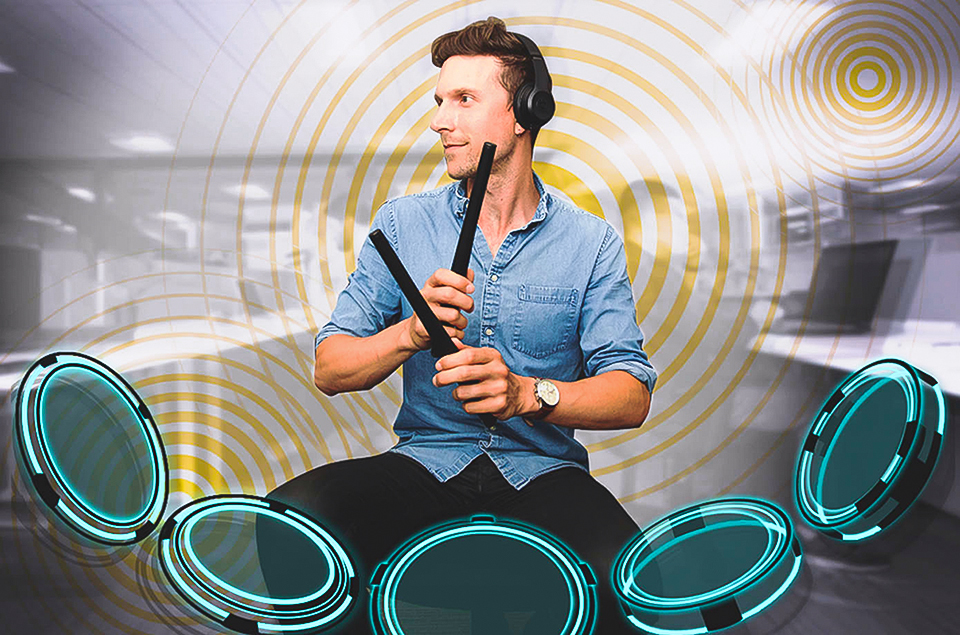
#> input picture 1.jpg, 960 x 635 px; its folder holds only this picture in this run
$ python -i detectors.py   (imports and definitions only)   (older library calls are emulated)
#> lines starting #> are read from the running program, lines starting #| are printed output that depends on the picture; after the words box and inside, x2 and y2 are one past the last pixel; in counts of white or black regions, pixels touching at a corner belong together
#> further down, picture is the input picture: shape (635, 960, 3); mean B, G, R 142.2, 143.5, 139.8
from __future__ import print_function
from skimage.feature import peak_local_max
from skimage.segmentation import watershed
from scipy import ndimage
import argparse
import imutils
import cv2
import numpy as np
import time
import drumsounds
from math import sqrt

snare_flag = True
kick_flag = True
hihat_flag = True
crash_flag = True
last10_frame_of_y_axis = [0] * 15
low_green = np.asarray([[36, 40, 35]])
high_green = np.asarray([82, 255, 255])
last20_frame_of_X_axis_hihat = [0] * 100

class Detectors(object):
    def __init__(self):

        return None

    def check_number(self,list,value):
    	return(all(value < x for x in list))


    def record_last10_frame(self, y_axis):
        self.y_axis = y_axis
        last10_frame_of_y_axis.append(self.y_axis)
        last10_frame_of_y_axis.pop(0)
        sorted(last10_frame_of_y_axis, reverse=True)
        print(*last10_frame_of_y_axis)
        if(last10_frame_of_y_axis[0]-last10_frame_of_y_axis[-1] > 13):
        	#volume = (min(last10_frame_of_y_axis)/50)
        	return self.sound_volume(1)
        else:
        	return 4

    def record_last20_frame_hihat(self,x_axsis):
    	self.x_axsis = x_axsis
    	last20_frame_of_X_axis_hihat.append(self.x_axsis)
    	last20_frame_of_X_axis_hihat.pop(0)
    	print(*last20_frame_of_X_axis_hihat)
    	return last20_frame_of_X_axis_hihat


    def sound_volume(self,num):
        self.num = float(num)
        self.num2 = 0

        if(float(num) <= 1.7):
            num2 = 4
        elif(float(num) <= 2.4 and float(num) > 1.7):
            num2 = 3
        elif(float(num) <= 3.0 and float(num) > 2.4):
            num2 = 2
        elif(float(num) <= 3.4 and float(num) > 3.0):
            num2 = 1
        return self.num2

    def Detect(self, frame):
        global snare_flag
        global kick_flag
        global hihat_flag
        global crash_flag
        global last10_frame_of_y_axis
        global last20_frame_of_X_axis_hihat
        hsv_frame = cv2.cvtColor(frame, cv2.COLOR_BGR2HSV)
#> hsv_frame: shape (635, 960, 3); mean H, S, V 92, 60.9, 158.4

        # Green color

        green_mask = cv2.inRange(hsv_frame, low_green, high_green)
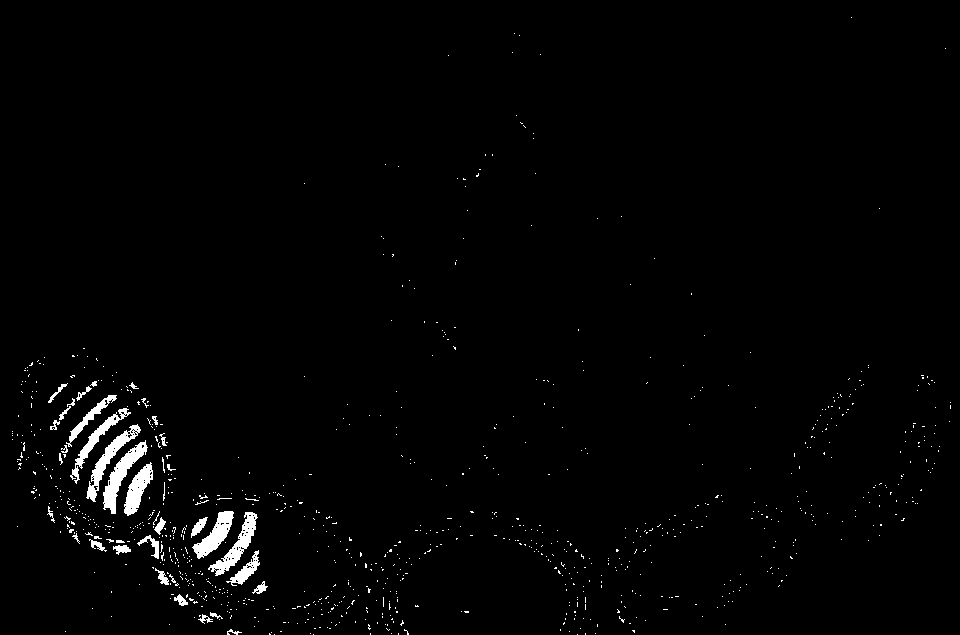
#> green_mask: shape (635, 960); 1.5% white; 944 white regions (906 under 20 px), largest, box (x1, y1, x2, y2) and area: (103, 440, 148, 514) 962, (208, 512, 258, 576) 859, (86, 424, 141, 502) 843
        green = cv2.bitwise_and(frame, frame, mask=green_mask)
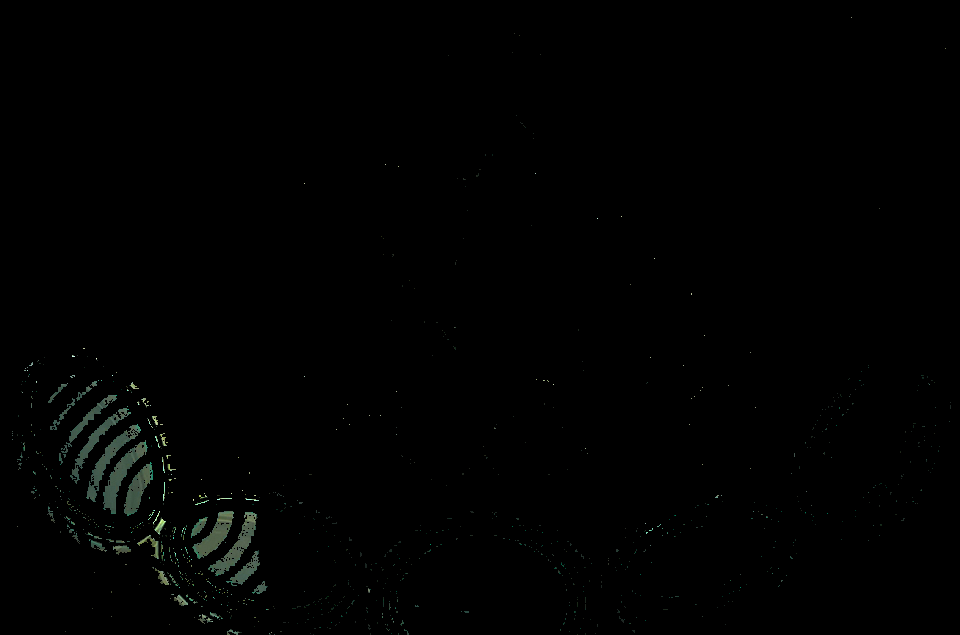
#> green: shape (635, 960, 3); mean B, G, R 1.2, 1.5, 1.1
        # --
        thresh = cv2.threshold(
            green_mask, 0, 255, cv2.THRESH_BINARY | cv2.THRESH_OTSU)[1]

        # Blured and applied erosions & dilations to get clear frame.
        blurred = cv2.GaussianBlur(green_mask, (11, 11), 0)
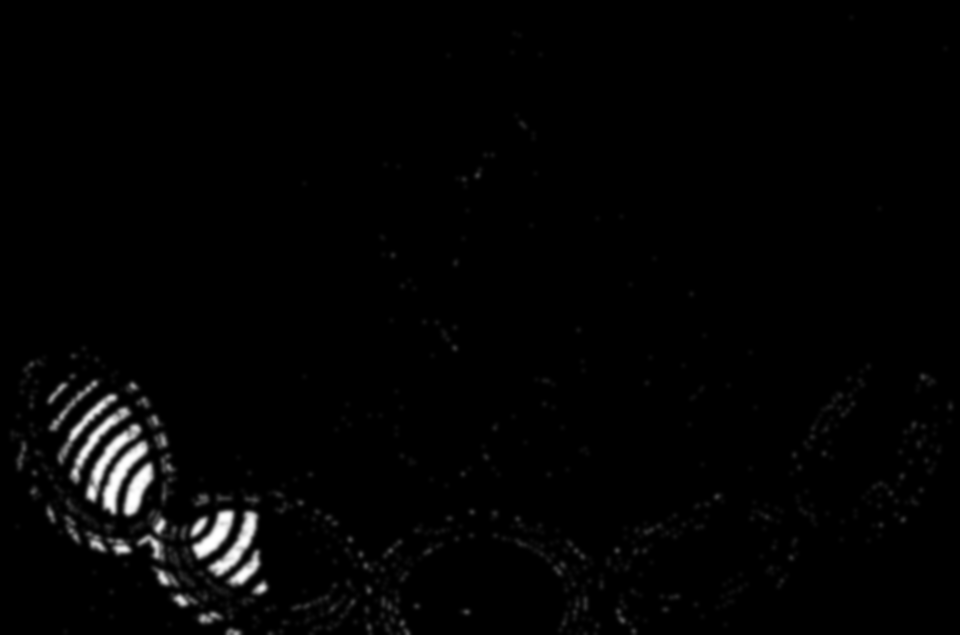
#> blurred: shape (635, 960); min 0, max 255, mean 3.9
        thresh = cv2.threshold(blurred, 200, 255, cv2.THRESH_BINARY)[1]
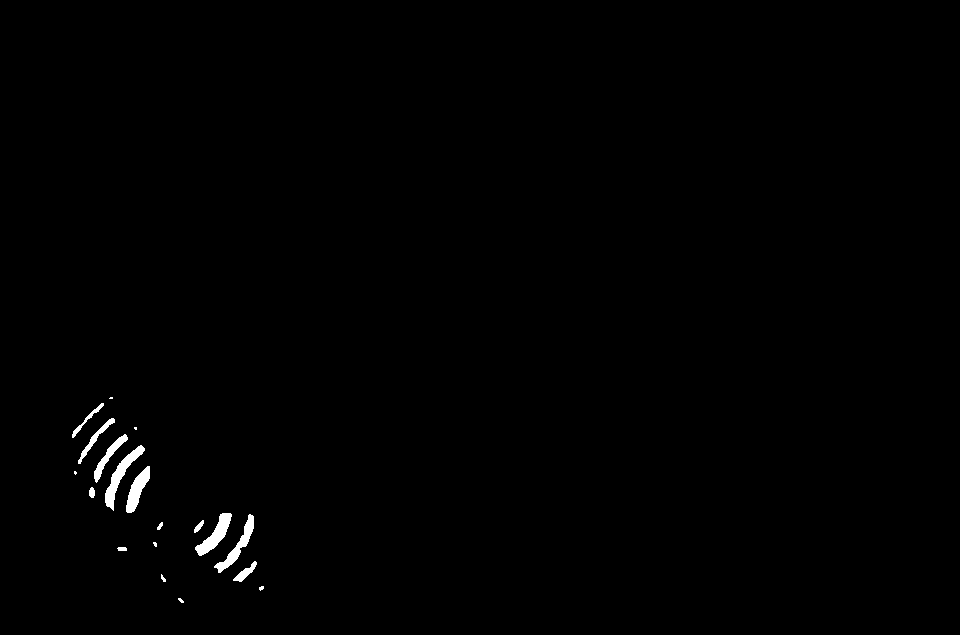
#> thresh: shape (635, 960); 0.58% white; 19 white regions (6 under 20 px), largest, box (x1, y1, x2, y2) and area: (105, 445, 145, 511) 648, (195, 513, 232, 556) 581, (214, 514, 254, 573) 545
        thresh = cv2.erode(thresh, None, iterations=2)
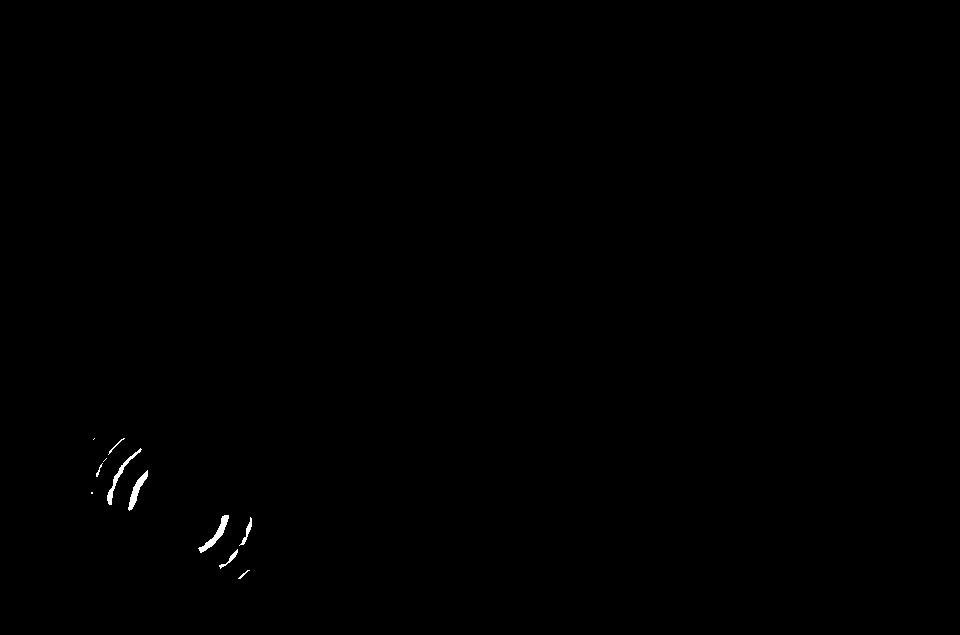
#> thresh: shape (635, 960); 0.17% white; 11 white regions (3 under 20 px), largest, box (x1, y1, x2, y2) and area: (198, 515, 229, 553) 280, (107, 448, 142, 505) 249, (128, 470, 148, 511) 248
        thresh = cv2.dilate(thresh, None, iterations=4)
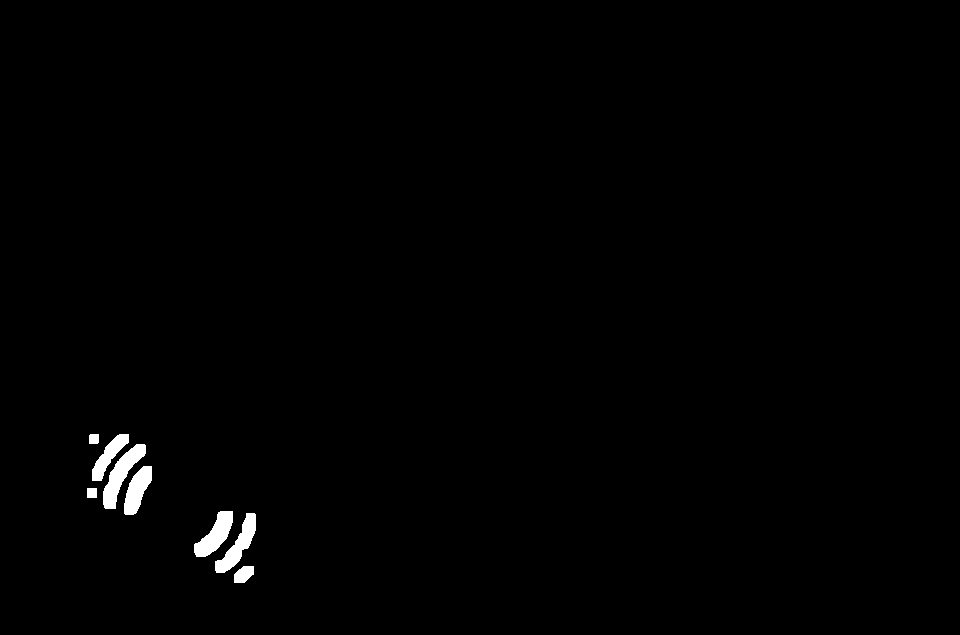
#> thresh: shape (635, 960); 0.78% white; 8 white regions
        # --
        #cv2.imshow("Threshed_Ver", thresh)
        # this line can reduce noises.
        #kernel = np.ones((5, 5), np.uint8)
        #opening = cv2.morphologyEx(green_mask, cv2.MORPH_OPEN, kernel)

       # #D = ndimage.distance_transform_edt(thresh)
        #localMax = peak_local_max(D, indices=False, min_distance=20,
        #                          labels=thresh)

        # perform a connected component analysis on the local peaks,
        # using 8-connectivity, then appy the Watershed algorithm
        #labels = watershed(-D, markers, mask=thresh)
        #print("[INFO] {} unique segments found".format(len(np.unique(labels)) - 1))

        cnts = cv2.findContours(thresh, cv2.RETR_TREE, cv2.CHAIN_APPROX_SIMPLE)
#> cnts = 8 contours; box (x1, y1, x2, y2) and area: (103, 444, 146, 509) 972, (215, 513, 256, 573) 835, (194, 511, 233, 557) 834, (124, 466, 152, 515) 742, (92, 434, 129, 481) 611, (234, 566, 254, 583) 229, (87, 488, 97, 498) 81, (89, 434, 99, 444) 80
        cnts = imutils.grab_contours(cnts)

        centers = []
        blob_radius_thresh = 8

        #cv2.imshow("Green_mask", green_mask)

        snare_x = 300
        snare_y = 285

        min_y = 510
        counter = 0

        # This function return sound volume number

        # to meause velocity, i recorded last 10 frame of y axis.


        for c in cnts:
            try:
                area = cv2.contourArea(c)
                M = cv2.moments(c)
                cx = int(M["m10"] / M["m00"])
                cy = int(M["m01"] / M["m00"])
                if area > 1800:
                    x, y, w, h = cv2.boundingRect(c)
                    #cv2.putText(frame,"Area = " + str(area),(cx - 20, cy - 20),cv2.FONT_HERSHEY_SIMPLEX,0.5,(0, 255, 0),1)
                    print("Area: ", area)
                    print('x = ', x, 'y = ', y, 'w = ', w, 'h = ', h)
                    # Calculate and draw circle
                    (x, y), radius = cv2.minEnclosingCircle(c)
                    centeroid = (int(x), int(y))
                    radius = int(radius)
                    cv2.circle(frame, centeroid, radius, (0, 255, 0), 2)
                    print('Center Cordinates(x,y) = ', int(
                        x), ' ', int(y), 'radius = ', radius)
                    if (radius > blob_radius_thresh):
                        cv2.circle(frame, centeroid, radius, (0, 255, 0), 2)
                        b = np.asarray([[x], [y]])
                        centers.append(np.round(b))
                            #print((record_last10_frame(self, min_y)))
                        # drum setup conditions
                        if(int(y) > 640 and int(x) > 480):
                        	if(kick_flag == True):
                        		kick_flag = False
                        		drumsounds.play_kick(
                                        self.record_last10_frame(int(y)))
                        	elif(kick_flag == False):
                        		kick_flag = True
                        elif((int(y) > 220 and int(y) < 540) and (int(x) < 360)):
                        	self.record_last20_frame_hihat(int(x))
                        	if(counter==0):
                        		if(int(x) < 300):
                        			counter = 1
                        			drumsounds.play_hi_hat(0)
                        		else:
                        			#print(check_number(self.record_last20_frame_hihat(x)),330)
                        			counter == 1

                        elif((int(y) > 360 and int(y) < 540) and (int(x) > 480 and int(x) < 660)):
                        	if(snare_flag == True):
                        		snare_flag == False
                        		drumsounds.play_snare(self.record_last10_frame(int(y)))
                        	elif(snare_flag == False):
                        		snare_flag == True
                        elif((int(y) > 0 and int(y) < 100) and (int(x) > 0 and int(x) < 320)):
                        	if(crash_flag == True):
                        		crash_flag == False
                        		drumsounds.play_crash(self.record_last10_frame(int(y)))
                        	elif(crash_flag == False):
                        		crash_flag == True

            except ZeroDivisionError:
                pass
#> this loop made 8 passes
#> (area, cx, cy) on passes 1, 2, 3, 5, 6, 7, 8: (229, 243, 573), (835, 237, 544), (834.5, 214, 534), (742.5, 136, 489), (972.5, 120, 474), (611, 108, 455), (80, 93, 438)
#> (c, area, cx, cy) on pass 4: ([[87, 488], [87, 497], [96, 497], [96, 488]], 81, 91, 492)
#> after the loop, centers = []; counter = 0; kick_flag = True

        return centers

>>> import cv2
>>> picture = cv2.imread('1.jpg')
>>> result = Detectors().Detect(picture)
#> result = []
